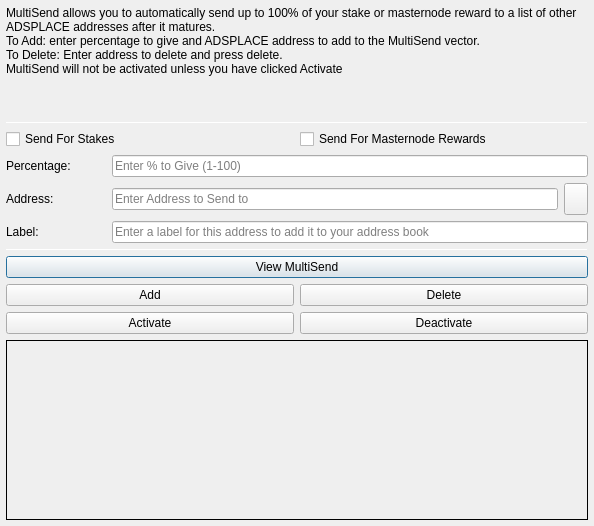
<?xml version="1.0" encoding="UTF-8"?>
<ui version="4.0">
 <class>MultiSendDialog</class>
 <widget class="QDialog" name="MultiSendDialog">
  <property name="windowModality">
   <enum>Qt::NonModal</enum>
  </property>
  <property name="geometry">
   <rect>
    <x>0</x>
    <y>0</y>
    <width>594</width>
    <height>526</height>
   </rect>
  </property>
  <property name="windowTitle">
   <string>MultiSend</string>
  </property>
  <layout class="QVBoxLayout" name="verticalLayout" stretch="0">
   <property name="leftMargin">
    <number>6</number>
   </property>
   <property name="topMargin">
    <number>6</number>
   </property>
   <property name="rightMargin">
    <number>6</number>
   </property>
   <property name="bottomMargin">
    <number>6</number>
   </property>
   <item>
    <layout class="QVBoxLayout" name="verticalLayout_Main" stretch="1,1,1,0,1,1,1">
     <item>
      <widget class="QLabel" name="label_2">
       <property name="lineWidth">
        <number>1</number>
       </property>
       <property name="text">
        <string>MultiSend allows you to automatically send up to 100% of your stake or masternode reward to a list of other ADSPLACE addresses after it matures.
To Add: enter percentage to give and ADSPLACE address to add to the MultiSend vector.
To Delete: Enter address to delete and press delete.
MultiSend will not be activated unless you have clicked Activate</string>
       </property>
       <property name="alignment">
        <set>Qt::AlignLeading|Qt::AlignLeft|Qt::AlignTop</set>
       </property>
       <property name="wordWrap">
        <bool>true</bool>
       </property>
      </widget>
     </item>
     <item>
      <widget class="Line" name="line">
       <property name="minimumSize">
        <size>
         <width>0</width>
         <height>1</height>
        </size>
       </property>
       <property name="maximumSize">
        <size>
         <width>16777215</width>
         <height>1</height>
        </size>
       </property>
       <property name="orientation">
        <enum>Qt::Horizontal</enum>
       </property>
      </widget>
     </item>
     <item>
      <layout class="QVBoxLayout" name="verticalLayout_Settings">
       <item>
        <layout class="QHBoxLayout" name="horizontalLayout">
         <item>
          <widget class="QCheckBox" name="multiSendStakeCheckBox">
           <property name="text">
            <string>Send For Stakes</string>
           </property>
          </widget>
         </item>
         <item>
          <widget class="QCheckBox" name="multiSendMasternodeCheckBox">
           <property name="text">
            <string>Send For Masternode Rewards</string>
           </property>
          </widget>
         </item>
        </layout>
       </item>
       <item>
        <layout class="QHBoxLayout" name="horizontalLayout_6">
         <item>
          <widget class="QLabel" name="label">
           <property name="minimumSize">
            <size>
             <width>100</width>
             <height>0</height>
            </size>
           </property>
           <property name="toolTip">
            <string>Percentage of stake to send</string>
           </property>
           <property name="text">
            <string>Percentage:</string>
           </property>
          </widget>
         </item>
         <item>
          <widget class="QLineEdit" name="multiSendPercentEdit">
           <property name="toolTip">
            <string>Enter whole numbers 1 - 100</string>
           </property>
           <property name="placeholderText">
            <string>Enter % to Give (1-100)</string>
           </property>
          </widget>
         </item>
        </layout>
       </item>
       <item>
        <layout class="QHBoxLayout" name="horizontalLayout_7">
         <item>
          <widget class="QLabel" name="label_5">
           <property name="minimumSize">
            <size>
             <width>100</width>
             <height>0</height>
            </size>
           </property>
           <property name="toolTip">
            <string>Address to send portion of stake to</string>
           </property>
           <property name="text">
            <string>Address:</string>
           </property>
          </widget>
         </item>
         <item>
          <widget class="QLineEdit" name="multiSendAddressEdit">
           <property name="toolTip">
            <string/>
           </property>
           <property name="placeholderText">
            <string>Enter Address to Send to</string>
           </property>
          </widget>
         </item>
         <item>
          <widget class="QToolButton" name="addressBookButton">
           <property name="maximumSize">
            <size>
             <width>16777215</width>
             <height>32</height>
            </size>
           </property>
           <property name="toolTip">
            <string>Choose an address from the address book</string>
           </property>
           <property name="text">
            <string/>
           </property>
           <property name="icon">
            <iconset resource="../adsplace.qrc">
             <normaloff>:/icons/address-book</normaloff>:/icons/address-book</iconset>
           </property>
           <property name="shortcut">
            <string>Alt+A</string>
           </property>
          </widget>
         </item>
        </layout>
       </item>
      </layout>
     </item>
     <item>
      <layout class="QHBoxLayout" name="horizontalLayout_3">
       <item>
        <widget class="QLabel" name="label_3">
         <property name="minimumSize">
          <size>
           <width>100</width>
           <height>0</height>
          </size>
         </property>
         <property name="text">
          <string>Label:</string>
         </property>
        </widget>
       </item>
       <item>
        <widget class="QLineEdit" name="labelAddressLabelEdit">
         <property name="placeholderText">
          <string>Enter a label for this address to add it to your address book</string>
         </property>
        </widget>
       </item>
      </layout>
     </item>
     <item>
      <widget class="Line" name="line_2">
       <property name="minimumSize">
        <size>
         <width>0</width>
         <height>1</height>
        </size>
       </property>
       <property name="maximumSize">
        <size>
         <width>16777215</width>
         <height>1</height>
        </size>
       </property>
       <property name="orientation">
        <enum>Qt::Horizontal</enum>
       </property>
      </widget>
     </item>
     <item>
      <layout class="QVBoxLayout" name="verticalLayout_Buttons">
       <item>
        <layout class="QHBoxLayout" name="horizontalLayout_4">
         <item>
          <widget class="QPushButton" name="viewButton">
           <property name="toolTip">
            <string/>
           </property>
           <property name="statusTip">
            <string>View MultiSend Vector</string>
           </property>
           <property name="text">
            <string>View MultiSend</string>
           </property>
          </widget>
         </item>
        </layout>
       </item>
       <item>
        <layout class="QHBoxLayout" name="horizontalLayout_2">
         <item>
          <widget class="QPushButton" name="addButton">
           <property name="toolTip">
            <string/>
           </property>
           <property name="statusTip">
            <string>Add to MultiSend Vector</string>
           </property>
           <property name="text">
            <string>Add</string>
           </property>
          </widget>
         </item>
         <item>
          <widget class="QPushButton" name="deleteButton">
           <property name="toolTip">
            <string/>
           </property>
           <property name="statusTip">
            <string>Delete Address From MultiSend Vector</string>
           </property>
           <property name="text">
            <string>Delete</string>
           </property>
          </widget>
         </item>
        </layout>
       </item>
       <item>
        <layout class="QHBoxLayout" name="horizontalLayout_5">
         <item>
          <widget class="QPushButton" name="activateButton">
           <property name="statusTip">
            <string>Activate MultiSend</string>
           </property>
           <property name="text">
            <string>Activate</string>
           </property>
          </widget>
         </item>
         <item>
          <widget class="QPushButton" name="disableButton">
           <property name="statusTip">
            <string>Deactivate MultiSend</string>
           </property>
           <property name="text">
            <string>Deactivate</string>
           </property>
          </widget>
         </item>
        </layout>
       </item>
      </layout>
     </item>
     <item>
      <widget class="QLabel" name="message">
       <property name="minimumSize">
        <size>
         <width>0</width>
         <height>180</height>
        </size>
       </property>
       <property name="frameShape">
        <enum>QFrame::Panel</enum>
       </property>
       <property name="frameShadow">
        <enum>QFrame::Plain</enum>
       </property>
       <property name="lineWidth">
        <number>1</number>
       </property>
       <property name="midLineWidth">
        <number>1</number>
       </property>
       <property name="text">
        <string/>
       </property>
       <property name="alignment">
        <set>Qt::AlignLeading|Qt::AlignLeft|Qt::AlignTop</set>
       </property>
       <property name="wordWrap">
        <bool>true</bool>
       </property>
      </widget>
     </item>
    </layout>
   </item>
  </layout>
 </widget>
 <resources>
  <include location="../adsplace.qrc"/>
 </resources>
 <connections/>
</ui>
